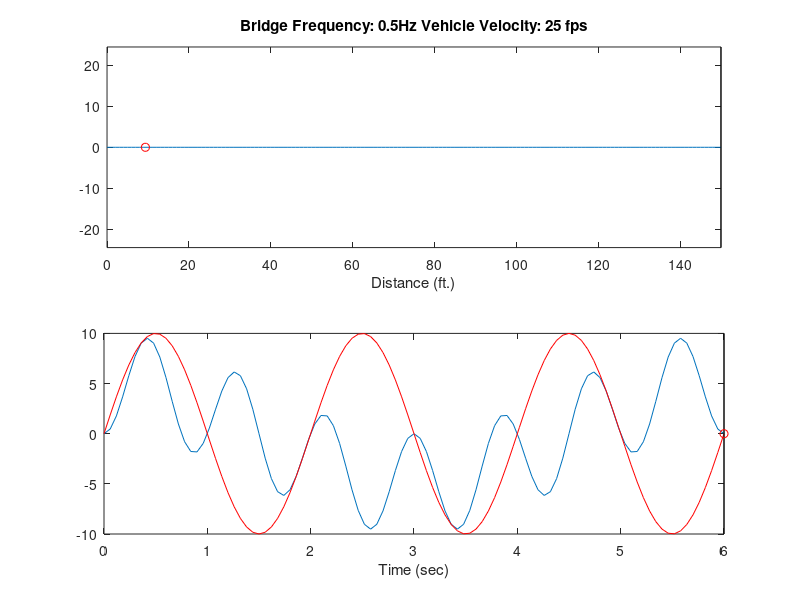

Recreate this plot in MATLAB.
%% Set structural characteristics
% Length in feet
L = 150;
% Mode number
M = 8;
% Corresponding Natural frequency (Hz)
freq_b = 0.5;

%% Set Traveler characteristics
% Velocity (feet per second)
vel_t = 25;

%% Set visualization scale (amplitude of shape)
sc = 10;
%% set structure acceleration amplitude
AA = 10;

% strcture position vector
dx = 1; %ft
x = 0:dx:L;

%Spatial frquency
freq_sp = M/2/L; 


% Time vector
dt = L/vel_t/100;
t = 0:dt:L/vel_t;

% structure vertical displacement
% y_b = sc*sin(2*pi*freq_sp*x);
n=1;
for ii = t
    y_b(:,n) = AA*sin(2*pi*freq_b*ii)*sin(2*pi*freq_sp*x);
    n=n+1;
end
% Travelor horizontal position
x_t = vel_t*t;

%Traveler vertical position
for ii = 1:length(t)
y_t(ii) = AA*sin(2*pi*freq_b*t(ii))*sin(2*pi*freq_sp*x_t(ii));
end

%% Plots
FH = figure;
fh1 = subplot(2,1,1);
%Plot shape
ah1 = plot(x,y_b(:,1));
axis equal

title(['Bridge Frequency: ' num2str(freq_b) 'Hz Vehicle Velocity: ' num2str(vel_t) ' fps']);
hold all
xlabel('Distance (ft.)');
fh2 = subplot(2,1,2);
%Plot traveler acceleration
ah2 = plot(t,y_t);
hold all
xlabel('Time (sec)');
%Plot structure acceleration
acc_dof = AA*sin(2*pi*freq_b*t);
plot(t,acc_dof,'r');

%Plot time bars
ylim1 = get(fh1,'ylim');
ylim2 = get(fh2,'ylim');
bar1 = plot(fh1,[0 0],ylim1,'k');
bar2 = plot(fh2,[0 0],ylim2,'k');
%Plot structure record location
spot = scatter(fh1,L/M/2,AA*sin(2*pi*freq_sp*L/M/2),'r','o');
spot2 = scatter(fh2,0, 0, 'r', 'o');
m=1;
for ii = t
    set(bar1,'XData',[vel_t*ii vel_t*ii])
    set(bar2,'XData',[ii ii])
    set(ah1,'YData',y_b(:,m))
    set(spot,'YData',AA*sin(2*pi*freq_b*ii)*sin(2*pi*freq_sp*L/M/2))
    set(spot2,'XData', ii)
    set(spot2, 'YData', acc_dof(m))
    drawnow 
    pause(1/10)
    m=m+1;
end
hold off